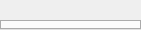
<?xml version="1.0" encoding="UTF-8"?>
<ui version="4.0">
 <class>RomDataView</class>
 <widget class="QWidget" name="RomDataView">
  <property name="geometry">
   <rect>
    <x>0</x>
    <y>0</y>
    <width>141</width>
    <height>30</height>
   </rect>
  </property>
  <layout class="QVBoxLayout" name="vboxLayout">
   <property name="margin">
    <number>0</number>
   </property>
   <item>
    <layout class="QHBoxLayout" name="hboxHeaderRow">
     <item>
      <spacer name="hspcHeader1">
       <property name="orientation">
        <enum>Qt::Horizontal</enum>
       </property>
       <property name="sizeHint" stdset="0">
        <size>
         <width>8</width>
         <height>8</height>
        </size>
       </property>
      </spacer>
     </item>
     <item>
      <widget class="QLabel" name="lblSysInfo">
       <property name="font">
        <font>
         <weight>75</weight>
         <bold>true</bold>
        </font>
       </property>
       <property name="textFormat">
        <enum>Qt::PlainText</enum>
       </property>
       <property name="alignment">
        <set>Qt::AlignCenter</set>
       </property>
      </widget>
     </item>
     <item>
      <widget class="QLabel" name="lblBanner"/>
     </item>
     <item>
      <widget class="QLabel" name="lblIcon"/>
     </item>
     <item>
      <spacer name="hspcHeader2">
       <property name="orientation">
        <enum>Qt::Horizontal</enum>
       </property>
       <property name="sizeHint" stdset="0">
        <size>
         <width>8</width>
         <height>8</height>
        </size>
       </property>
      </spacer>
     </item>
    </layout>
   </item>
   <item>
    <widget class="QTabWidget" name="tabWidget">
     <property name="currentIndex">
      <number>-1</number>
     </property>
    </widget>
   </item>
  </layout>
 </widget>
 <resources/>
 <connections/>
</ui>
